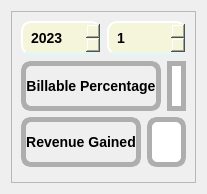
      <widget class="QWidget" name="WeeklyPlot">
       <attribute name="title">
        <string>Weekly Plot</string>
       </attribute>
       <layout class="QGridLayout" name="gridLayout_5">
        <item row="0" column="0">
         <widget class="QFrame" name="frame_WeeklyPlot">
          <property name="frameShape">
           <enum>QFrame::StyledPanel</enum>
          </property>
          <property name="frameShadow">
           <enum>QFrame::Raised</enum>
          </property>
          <layout class="QGridLayout" name="gridLayout_4">
           <item row="0" column="0">
            <layout class="QVBoxLayout" name="verticalLayout_4">
             <item>
              <layout class="QHBoxLayout" name="horizontalLayout_2">
               <item>
                <widget class="QSpinBox" name="spinBox_WeeklyPlot_year">
                 <property name="styleSheet">
                  <string notr="true">QSpinBox{
	background-color:beige;    
	border-style:outset;
    border-width: 2px;
    border-radius: 10px;
	border-color: rgb(220, 247, 255);
    font: bold 14px;
    padding: 6px;
}</string>
                 </property>
                 <property name="minimum">
                  <number>2000</number>
                 </property>
                 <property name="maximum">
                  <number>2050</number>
                 </property>
                 <property name="value">
                  <number>2023</number>
                 </property>
                </widget>
               </item>
               <item>
                <widget class="QSpinBox" name="spinBox_WeeklyPlot_week">
                 <property name="styleSheet">
                  <string notr="true">QSpinBox{
	background-color:beige;    
	border-style:outset;
    border-width: 2px;
    border-radius: 10px;
	border-color: rgb(220, 247, 255);
    font: bold 14px;
    padding: 6px;
}</string>
                 </property>
                 <property name="minimum">
                  <number>1</number>
                 </property>
                 <property name="maximum">
                  <number>52</number>
                 </property>
                </widget>
               </item>
              </layout>
             </item>
             <item>
              <layout class="QHBoxLayout" name="horizontalLayout_billability">
               <item>
                <widget class="QLabel" name="label_WeeklyPlot_billability">
                 <property name="minimumSize">
                  <size>
                   <width>0</width>
                   <height>50</height>
                  </size>
                 </property>
                 <property name="styleSheet">
                  <string notr="true">QLabel{
	border-style: solid;
	border-color: rgb(174, 174, 174);
	border-width: 5px;
	border-radius: 10px;
	font: bold 14px;
}</string>
                 </property>
                 <property name="text">
                  <string>Billable Percentage</string>
                 </property>
                 <property name="alignment">
                  <set>Qt::AlignCenter</set>
                 </property>
                </widget>
               </item>
               <item>
                <widget class="QLabel" name="label_WeeklyPlot_billability_indicator">
                 <property name="minimumSize">
                  <size>
                   <width>0</width>
                   <height>50</height>
                  </size>
                 </property>
                 <property name="styleSheet">
                  <string notr="true">QLabel{
	background-color: rgb(255, 255, 255);
	border-style: solid;
	border-color: rgb(174, 174, 174);
	border-width: 5px;
	border-radius: 10px;
	font: bold 14px;
}</string>
                 </property>
                 <property name="text">
                  <string/>
                 </property>
                 <property name="alignment">
                  <set>Qt::AlignCenter</set>
                 </property>
                </widget>
               </item>
              </layout>
             </item>
             <item>
              <layout class="QHBoxLayout" name="horizontalLayout_6">
               <item>
                <widget class="QLabel" name="label_WeeklyPlot_revenue">
                 <property name="minimumSize">
                  <size>
                   <width>40</width>
                   <height>50</height>
                  </size>
                 </property>
                 <property name="styleSheet">
                  <string notr="true">QLabel{
	border-style: solid;
	border-color: rgb(174, 174, 174);
	border-width: 5px;
	border-radius: 10px;
	font: bold 14px;
}</string>
                 </property>
                 <property name="text">
                  <string>Revenue Gained</string>
                 </property>
                 <property name="alignment">
                  <set>Qt::AlignCenter</set>
                 </property>
                </widget>
               </item>
               <item>
                <widget class="QLabel" name="label_WeeklyPlot_revenue_indicator">
                 <property name="minimumSize">
                  <size>
                   <width>0</width>
                   <height>50</height>
                  </size>
                 </property>
                 <property name="styleSheet">
                  <string notr="true">QLabel{
	background-color: rgb(255, 255, 255);
	border-style: solid;
	border-color: rgb(174, 174, 174);
	border-width: 5px;
	border-radius: 10px;
	font: bold 14px;
}</string>
                 </property>
                 <property name="text">
                  <string/>
                 </property>
                 <property name="alignment">
                  <set>Qt::AlignCenter</set>
                 </property>
                </widget>
               </item>
              </layout>
             </item>
             <item>
              <widget class="QWidget" name="WeeklyPlot_widget" native="true">
               <property name="sizePolicy">
                <sizepolicy hsizetype="Expanding" vsizetype="Expanding">
                 <horstretch>0</horstretch>
                 <verstretch>0</verstretch>
                </sizepolicy>
               </property>
               <property name="focusPolicy">
                <enum>Qt::NoFocus</enum>
               </property>
              </widget>
             </item>
            </layout>
           </item>
          </layout>
         </widget>
        </item>
       </layout>
      </widget>
